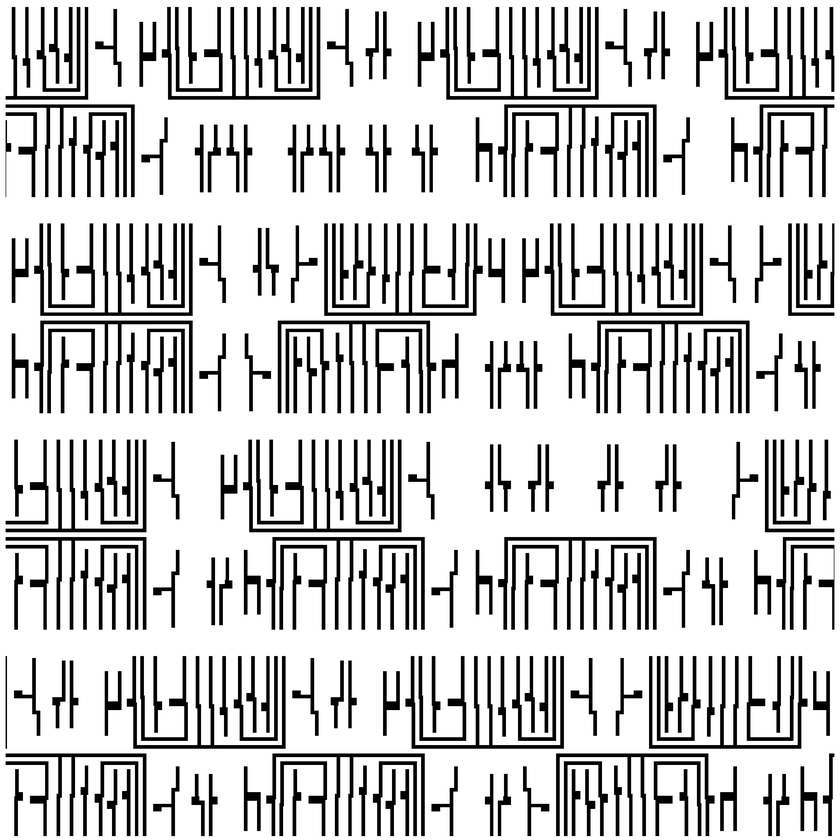
%> input picture tests/small.pbm, 840 x 840 px, shrunk from 3000 x 3000 before the run, given in place of small.bmp, which was not available
$ octave small.m   (GNU Octave 9; MATLAB toolbox functions it lacks are replaced by stand-ins)
%> lines starting %> are read from the running program, lines starting %| are printed output that depends on the picture; in (x1, y1, x2, y2) boxes, pixels count from 0 and x2, y2 are one past the last pixel; in counts of white or black regions, pixels touching at a corner belong together; the program's own positions count from 1; pictures that were not available may be replaced by others from this repository, and a replacement may not be noted
### matlab/make_jinc.m
%clear all;
function [H] = make_jinc(P, scale)

x = [-floor(P/2) : 1 : floor(P/2)];
y = x;

[xx,yy]=meshgrid(x,y);

r = sqrt(xx.^2+yy.^2);

z = ones(size(r));
k = find(r);
z(k) = besselj(1, 2*pi*r(k)*scale) ./ ( 2*pi*r(k)*scale );
z(ceil(P/2), ceil(P/2)) = 0.5;

H = z / sum(sum(z));

### matlab/small.m
Resolution = 15;    %nm per pixel in the input image
NA = 0.95;          %numerical aperture
lambda = 193;       %wavelength
threshold = 0.2;    %Resist Threshold
Filter_Size = 100;   %Jinc filter size

I = double(imread('small.bmp'));
%> I: size 840x840 double; min 0, max 255, mean 203.1; mean of the top-left, top-right, bottom-left and bottom-right quarters 202.1, 201.4, 200.9, 207.9

H = make_jinc( Filter_Size, (NA/lambda)*Resolution );

Field = imfilter ( I, H, 'replicate', 'same' ) ;
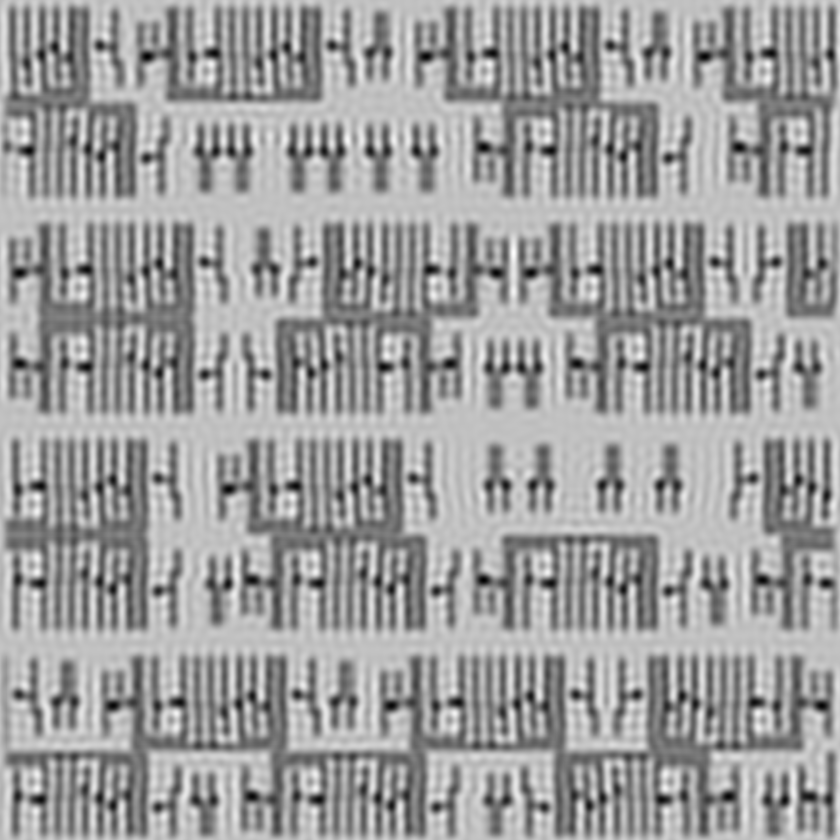
%> Field: size 840x840 double; min -34.64, max 348.9, mean 203; drawn with min black and max white
Aerial = abs(Field).^2;
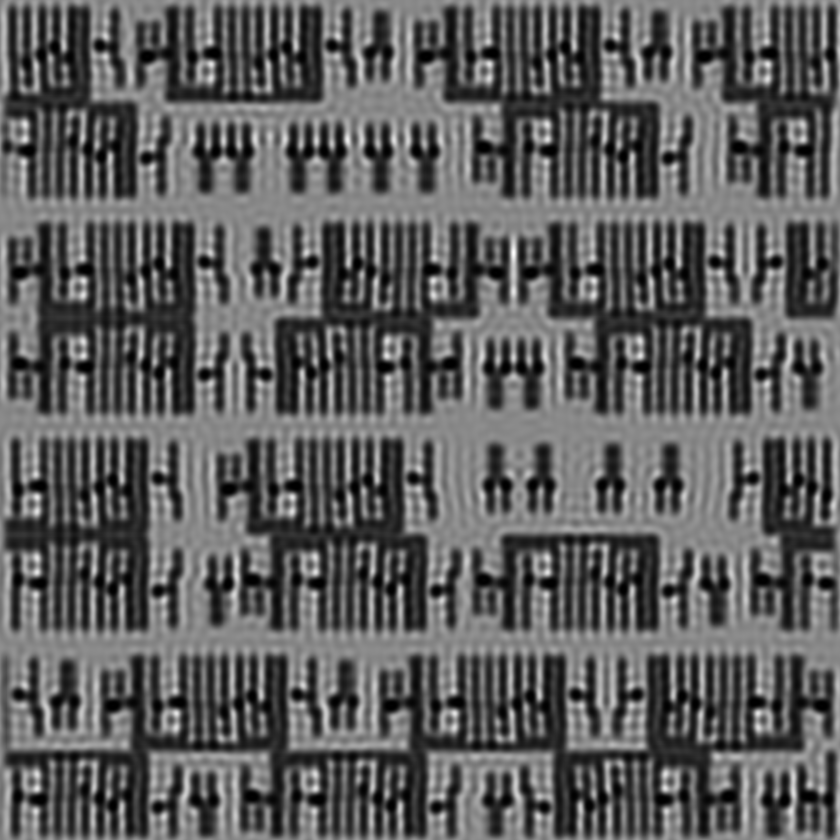
%> Aerial: size 840x840 double; min 2.37e-06, max 121725.1, mean 45005.3; drawn with min black and max white

Contour = Aerial > threshold;
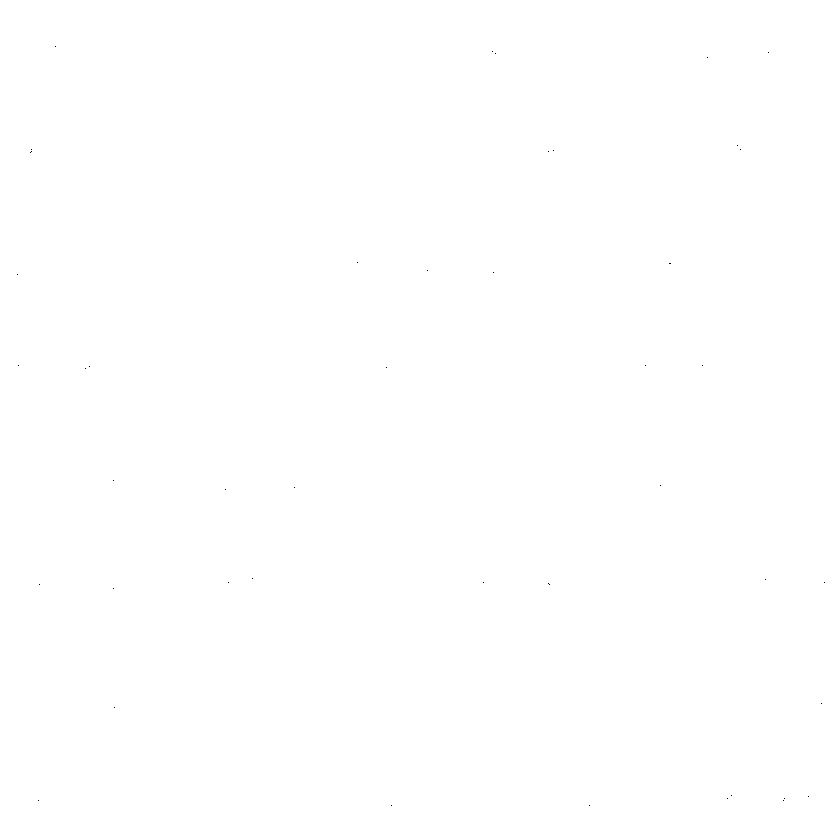
%> Contour: size 840x840 logical; 100% white; black in thin lines or dots, all inside (x1, y1, x2, y2) = (17, 46, 825, 806)

f1=figure; imagesc(I); axis image; colormap gray; title('Original');
f2=figure; imagesc(Aerial); axis image; title('Aerial Image');
%> after `title('Aerial Image')`:
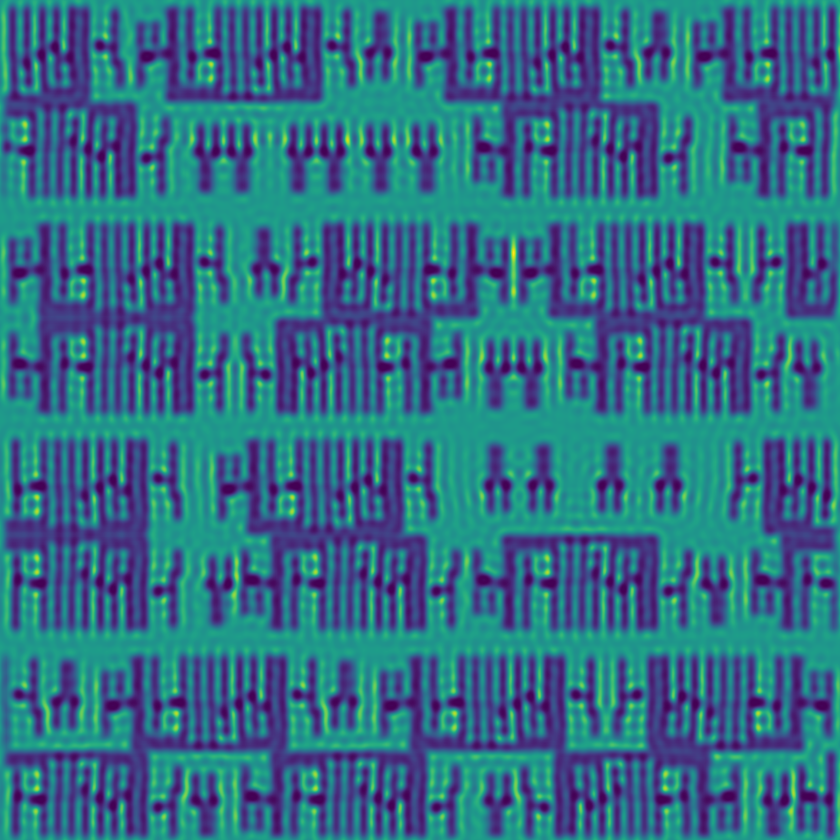
%> displayed picture: size 840x840x3, on the screen's scale of 0 to 255; mean R, G, B 49.7, 109.5, 132.7
f3=figure; imagesc(Contour); axis image; colormap gray; title('Contours');
%saveas(f1,'small-original.png');
%saveas(f2,'small-aerial.png');
%saveas(f3,'small-contours.png');
imwrite(I,'small-original.tiff','Compression','none')
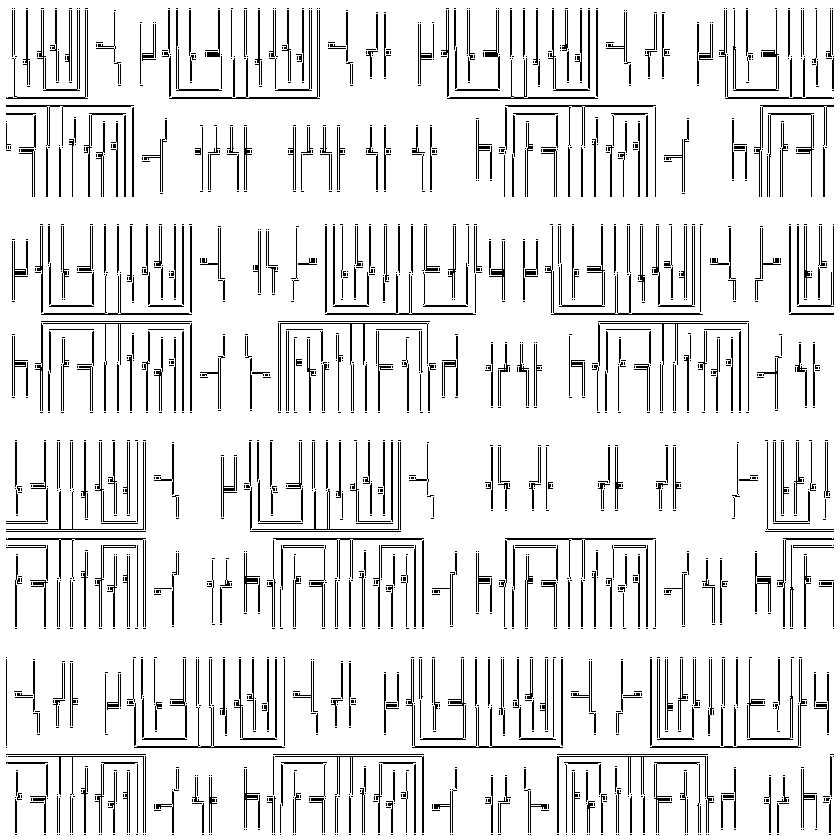
%> saved as small-original.tiff: size 840x840 uint8; 89.8% white; black in thin lines or dots
imwrite(Aerial,'small-aerial.tiff','Compression','none')
imwrite(Contour,'small-contours.tiff','Compression','none')

$ run again, with tests/tiny.pbm copied over tests/small.pbm
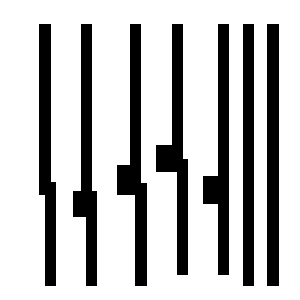
%> input picture tests/tiny.pbm, 300 x 300 px, given in place of small.bmp, which was not available
%> I: size 300x300 double; values 0 (black) and 1 (white), 75.3% white; 7 black regions, largest, box (x1, y1, x2, y2) and area: (117, 24, 147, 286) 3435, (156, 24, 188, 275) 3258, (73, 24, 97, 286) 3220
%> Contour: size 300x300 logical; 75.9% white; 7 black regions, largest, box (x1, y1, x2, y2) and area: (117, 24, 147, 286) 3275, (156, 24, 188, 275) 3166, (73, 24, 97, 286) 3151
%> `title('Aerial Image')`:
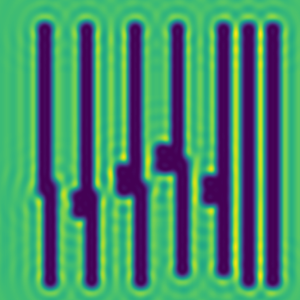
%> displayed picture: size 300x300x3, on the screen's scale of 0 to 255; mean R, G, B 72.9, 138.3, 107
%> `imwrite(Aerial,'small-aerial.tiff','Compression','none')`:
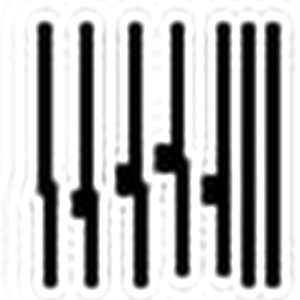
%> saved as small-aerial.tiff: size 300x300 uint8; min 0, max 255, mean 176.9
